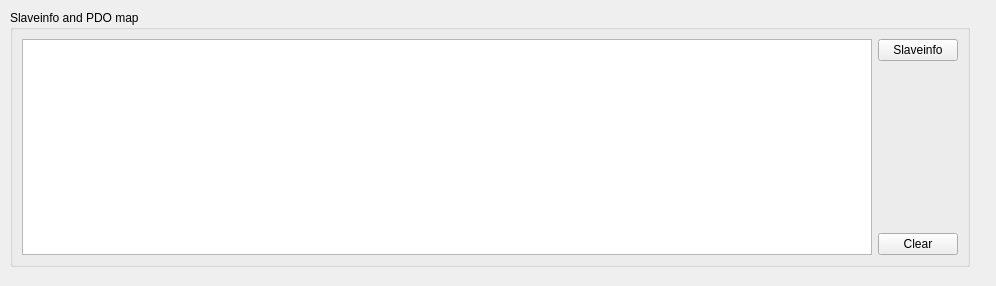
<?xml version="1.0" encoding="UTF-8"?>
<ui version="4.0">
 <class>tab_slaveinfo</class>
 <widget class="QWidget" name="tab_slaveinfo">
  <property name="geometry">
   <rect>
    <x>0</x>
    <y>0</y>
    <width>996</width>
    <height>286</height>
   </rect>
  </property>
  <property name="minimumSize">
   <size>
    <width>996</width>
    <height>286</height>
   </size>
  </property>
  <property name="maximumSize">
   <size>
    <width>996</width>
    <height>286</height>
   </size>
  </property>
  <property name="windowTitle">
   <string>Form</string>
  </property>
  <widget class="QGroupBox" name="groupBox">
   <property name="geometry">
    <rect>
     <x>10</x>
     <y>10</y>
     <width>960</width>
     <height>257</height>
    </rect>
   </property>
   <property name="minimumSize">
    <size>
     <width>960</width>
     <height>257</height>
    </size>
   </property>
   <property name="maximumSize">
    <size>
     <width>960</width>
     <height>257</height>
    </size>
   </property>
   <property name="title">
    <string>Slaveinfo and PDO map</string>
   </property>
   <layout class="QHBoxLayout" name="horizontalLayout">
    <item>
     <widget class="QPlainTextEdit" name="plainTextSlaveinfo">
      <property name="enabled">
       <bool>true</bool>
      </property>
      <property name="readOnly">
       <bool>true</bool>
      </property>
     </widget>
    </item>
    <item>
     <layout class="QVBoxLayout" name="verticalLayout">
      <item>
       <widget class="QPushButton" name="btnSlaveinfo">
        <property name="text">
         <string>Slaveinfo</string>
        </property>
       </widget>
      </item>
      <item>
       <spacer name="verticalSpacer">
        <property name="orientation">
         <enum>Qt::Vertical</enum>
        </property>
        <property name="sizeHint" stdset="0">
         <size>
          <width>20</width>
          <height>108</height>
         </size>
        </property>
       </spacer>
      </item>
      <item>
       <widget class="QPushButton" name="btnClearPlain">
        <property name="text">
         <string>Clear</string>
        </property>
       </widget>
      </item>
     </layout>
    </item>
   </layout>
  </widget>
 </widget>
 <resources/>
 <connections/>
</ui>
